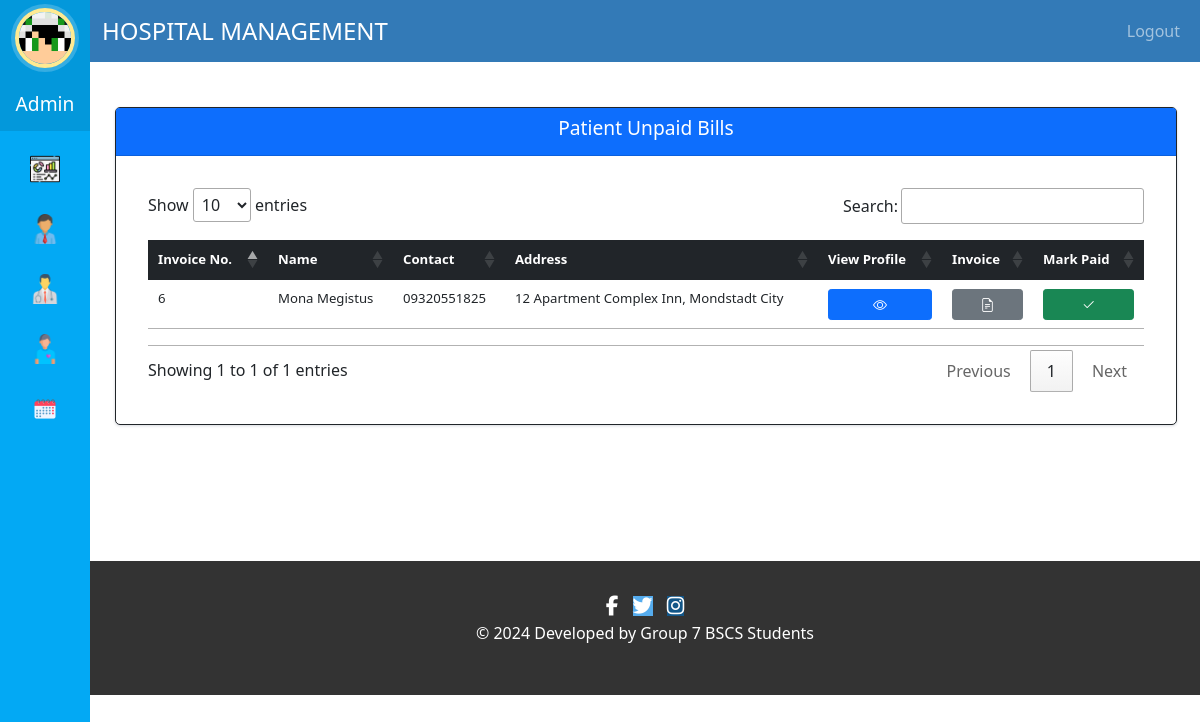
The page /admin-view-unpaid-bills (signed in) on the database as committed earlier.
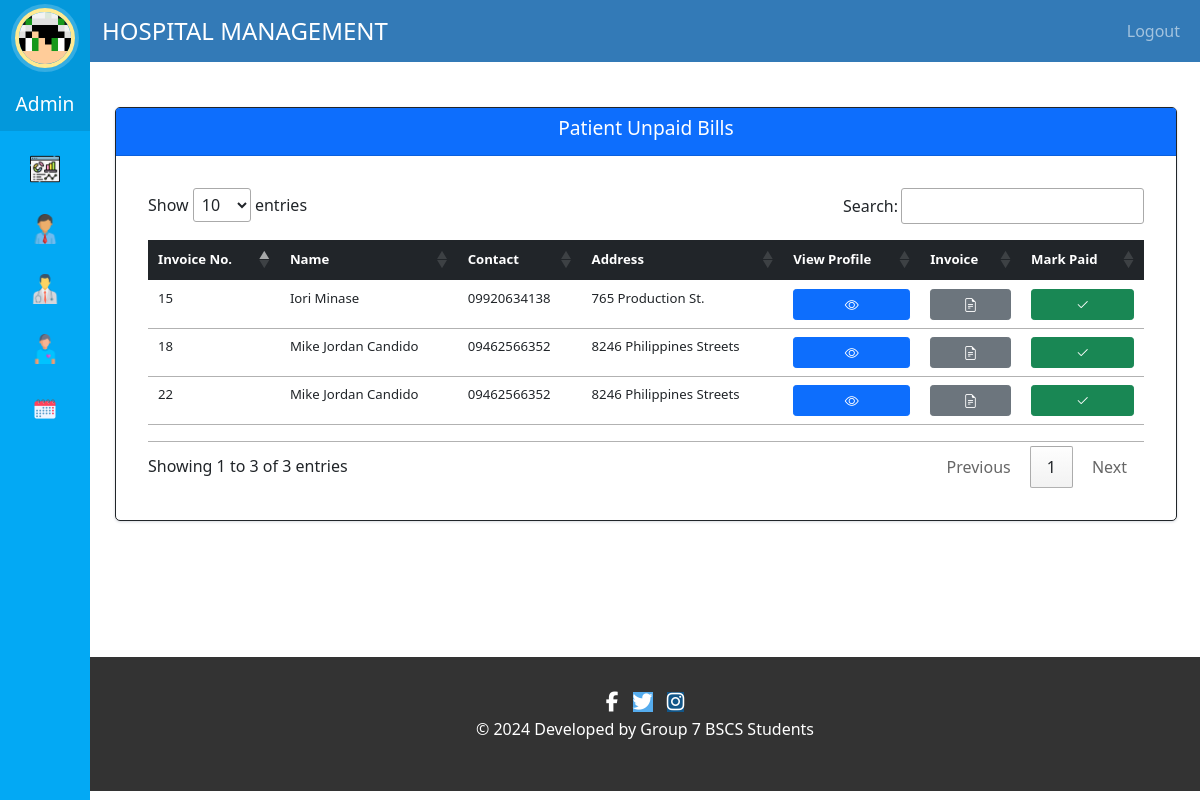
The same page on the database as committed later.
### hospital/models.py (models this page shows, shortened)
class PatientDischargeDetails(models.Model):
    patientId=models.PositiveIntegerField(null=True)
    patientName=models.CharField(max_length=40)
    assignedDoctorName=models.CharField(max_length=40)
    address = models.CharField(max_length=40)
    mobile = models.CharField(max_length=20,null=True)
    symptoms = models.CharField(max_length=100,null=True)
    admitDate=models.DateField(null=False)
    releaseDate=models.DateField(null=False)
    daySpent=models.PositiveIntegerField(null=False)
    roomCharge=models.PositiveIntegerField(null=False)
    medicineCost=models.PositiveIntegerField(null=False)
    doctorFee=models.PositiveIntegerField(null=False)
    OtherCharge=models.PositiveIntegerField(null=False)
    total=models.PositiveIntegerField(null=False)
    is_Paid= models.BooleanField(default=False)

### hospital/views.py (the view)
# urls.py: path('admin-view-unpaid-bills', views.admin_unpaid_bills_view, name='admin-view-unpaid-bills'),
@login_required(login_url='adminlogin')
@user_passes_test(is_admin)
def admin_unpaid_bills_view(request):
    admin = models.HospitalStaffAdmin.objects.get(user_id=request.user.id)
    patients_with_unpaid_bills = models.PatientDischargeDetails.objects.filter(is_Paid=False)
    context = {
        'admin': admin,
        'patients_with_unpaid_bills': patients_with_unpaid_bills,
    }
    return render(request,'hospital/admin_view_unpaid_bills.html', context)

### hospital/views.py (called while the page is built)
def is_admin(user):
    return user.groups.filter(name='ADMIN').exists()

### templates/hospital/admin_view_unpaid_bills.html (shortened to what this page needs)
{% extends 'hospital/admin_base.html' %}
{% block content %}
{%load static%}
<head>
  <link rel="stylesheet" href="//cdn.datatables.net/1.13.7/css/jquery.dataTables.min.css">
</head>
<br><br>
<div class="view-patient-panel">
  <div class="card border border-dark">
    <div class="card-header bg-primary text-white">
      <h6 class="card-title">Patient Unpaid Bills</h6>
    </div>
    <div class="card-body">
      <div class="table-responsive p-3">
        <table class="table table-hover py-3" id="dev-table">
          <thead class="table-dark">
            <tr>
              <th>Invoice No.</th>
              <th>Name</th>
              <th>Contact</th>
              <th>Address</th>
              <th>View Profile</th>
              <th>Invoice</th>
              <th>Mark Paid</th>
            </tr>
          </thead>
          <tbody>
            {% for p in patients_with_unpaid_bills %}
            <tr>
              <td>{{ p.id }}</td>
              <td>{{ p.patientName }}</td>
              <td>{{ p.mobile }}</td>
              <td>{{ p.address }}</td>
              <td><a class="btn btn-primary btn-sm w-100 h-100" href="{% url 'admin-patient-details' p.patientId %}"><i class="bi bi-eye"></i></a></td>
              <td><a class="btn btn-secondary btn-sm w-100 h-100" href="{% url 'admin-view-patient-invoice' patientId=p.patientId discharge_id=p.id %}"><i class="bi bi-file-earmark-text"></i></a></td>
              <td><a class="btn btn-success btn-sm pay-btn w-100 h-100" href="{% url 'mark-as-paid' patientId=p.patientId discharge_id=p.id %}"><i class="bi bi-check2"></i></a></td>
            </tr>
            {% endfor %}
          </tbody>
        </table>
      </div>
    </div>
  </div>
</div>
{% endblock content %}

Rows that differ between the two databases and show on the page:
no longer on this page (row edited): PatientDischargeDetails: id "6", patientName "Mona Megistus", mobile "09320551825", address "12 Apartment Complex Inn, Mondstadt City"
added PatientDischargeDetails: id "15", patientName "Iori Minase", mobile "09920634138", address "765 Production St."
added PatientDischargeDetails: id "18", patientName "Mike Jordan Candido", mobile "09462566352", address "8246 Philippines Streets"
added PatientDischargeDetails: id "22", patientName "Mike Jordan Candido", mobile "09462566352", address "8246 Philippines Streets"
Other text that changed with them:
text written by a page script: "Show entries Search: Showing 1 to 1 of 1 entries Previous 1 Next" → "Show entries Search: Showing 1 to 3 of 3 entries Previous 1 Next"
